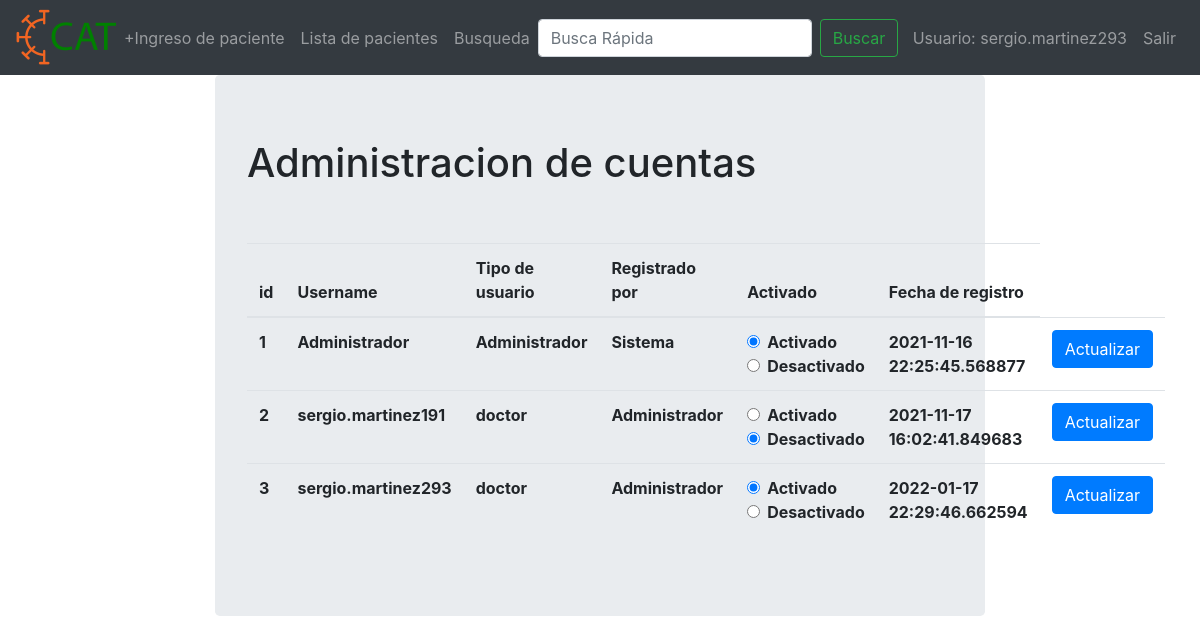
The app's page /manage_accounts (signed in) with its own data.
### main.py (models this page shows)
class User(db.Model, UserMixin):
    id = db.Column(db.Integer, primary_key=True)
    username = db.Column(db.String(20),nullable=False,unique=True)
    user_names = db.Column(db.String(20),nullable=False,unique=False)
    user_first_lastname=db.Column(db.String(20),nullable=False,unique=False)
    user_second_lastname=db.Column(db.String(20),nullable=True,unique=False)
    password = db.Column(db.String(80),nullable=False)
    set_new_password = db.Column(db.Boolean(),nullable=False)
    user_type = db.Column(db.String(20),nullable=False)
    user_cedula = db.Column(db.String(20),nullable=True)
    active_user = db.Column(db.Boolean(),nullable=False)
    created_by = db.Column(db.String(80),nullable=False)
    register_date = db.Column(db.DateTime, default=datetime.datetime.utcnow)

### main.py (the view, shortened to what this page needs)
@app.route('/manage_accounts',methods=['GET','POST'])
@login_required
def manage_accounts():
    users = User.query.all()
    return render_template('manage_accounts.html',users=users)

### main.py (called while the page is built)
@login_manager.user_loader
def load_user(user_id):
    return User.query.get(int(user_id))

### templates/manage_accounts.html (shortened to what this page needs)
{% extends "base.html" %}
{% block content %}
    <div class="col-2"></div>
    <div class="col-8">
    <div class="jumbotron">
<h1>Administracion de cuentas</h1>
<table class="table">
    <thead>
        <tr>
            <th scope="col">id </th>
            <th scope="col">Username </th>
            <th scope="col">Tipo de usuario</th>
            <th scope="col">Registrado por </th>
            <th scope="col">Activado</th>
            <th scope="col">Fecha de registro</th>
        </tr>
    </thead>
    <tbody>
        {%for user in users%}
            <tr>
                <th> {{user.id}} </th>
                <th> {{user.username}}</th>
                <th> {{user.user_type}}</th>
                <th> {{user.created_by}}</th>
                <th>
                <form method="POST">
                <div class="form-check">
                    <input class="form-check-input" type="radio" name="user_activated" id="gridRadios1" value="true"
                                                                                               {%if user.active_user == true%}
                    checked=true
                                                                                               {%else%}
                                                                                               {%endif%}
                    >
                 <label class="form-check-label" for="gridRadios1">
                 Activado
                 </label>
                </div>
                <div class="form-check">
                    <input class="form-check-input" type="radio" name="user_activated" id="gridRadios2" value="false"
                    {%if user.active_user == true%}
                                                                                               {%else%}
                                                                                               checked=true
                                                                                               {%endif%}
                    >
                <label class="form-check-label" for="gridRadios2">
                Desactivado
                </label>
                </div>
            </div>
                <th> {{user.register_date}} </th>
                <th> <button type="sbumit" class="btn btn-primary"> Actualizar</button> </th>
        {%endfor%}
            <br>
            <br>
        </div>
{%endblock%}

### templates/base.html (shortened to what this page needs)
<!DOCTYPE html>
<html lang='es'>
    <head>
        <link rel="stylesheet" href="static/css/bootstrap.min.css">
        <link rel="stylesheet" href="static/css/master.css">
    </head>
    <body>
<nav class="navbar navbar-expand-lg navbar-dark bg-dark">
    <a href="dashboard">
    <img class="logo" src="static/images/cat.png">
    <a>
  <div class="collapse navbar-collapse" id="navbarNavDropdown">
    <ul class="navbar-nav">
      <li class="nav-item">
        <a class="nav-link" href="ingreso_paciente">+Ingreso de paciente</a>
      </li>
      <li class="nav-item">
        <a class="nav-link" href="patients">Lista de pacientes</a>
      </li>
      <li class="nav-item">
          <a class="nav-link">Busqueda</a>
      </li>
      <form class="form-inline">
    <input class="form-control mr-sm-2" type="search" placeholder="Busca Rápida" aria-label="Buscar">
    <button class="btn btn-outline-success my-2 my-sm-0" type="submit">Buscar</button>
  </form>
    </ul>
    <ul class="navbar-nav ml-auto">
    <li class="nav-item">
      {%if current_user.is_authenticated%}
      <li class="nav-item">
          <a class="nav-link">Usuario: {{ current_user.username }}</a>
      </li>
     <li class="nav-item">
          <a class="nav-link" href="logout" >Salir</a>
      </li>
      {% else %}
      <li class="nav-item">
          <a class="nav-link" href="login">Login</a>
      </li>
      {% endif %}
      </ul>
  </div>
</nav>
<div class="container-fluid">
   <div class="row">
    {% block content%}{%endblock%}
</body>
<html>

### records on screen
User: username "sergio.martinez293", id "3", user_type "doctor", created_by "Administrador", active_user "☑", register_date "2022-01-17 22:29:46.662594"
User: id "1", username "Administrador", user_type "Administrador", created_by "Sistema", active_user "☑ Activado", active_user "☐ Desactivado", register_date "2021-11-16 22:25:45.568877"
User: id "2", username "sergio.martinez191", user_type "doctor", created_by "Administrador", active_user "☑", register_date "2021-11-17 16:02:41.849683"
